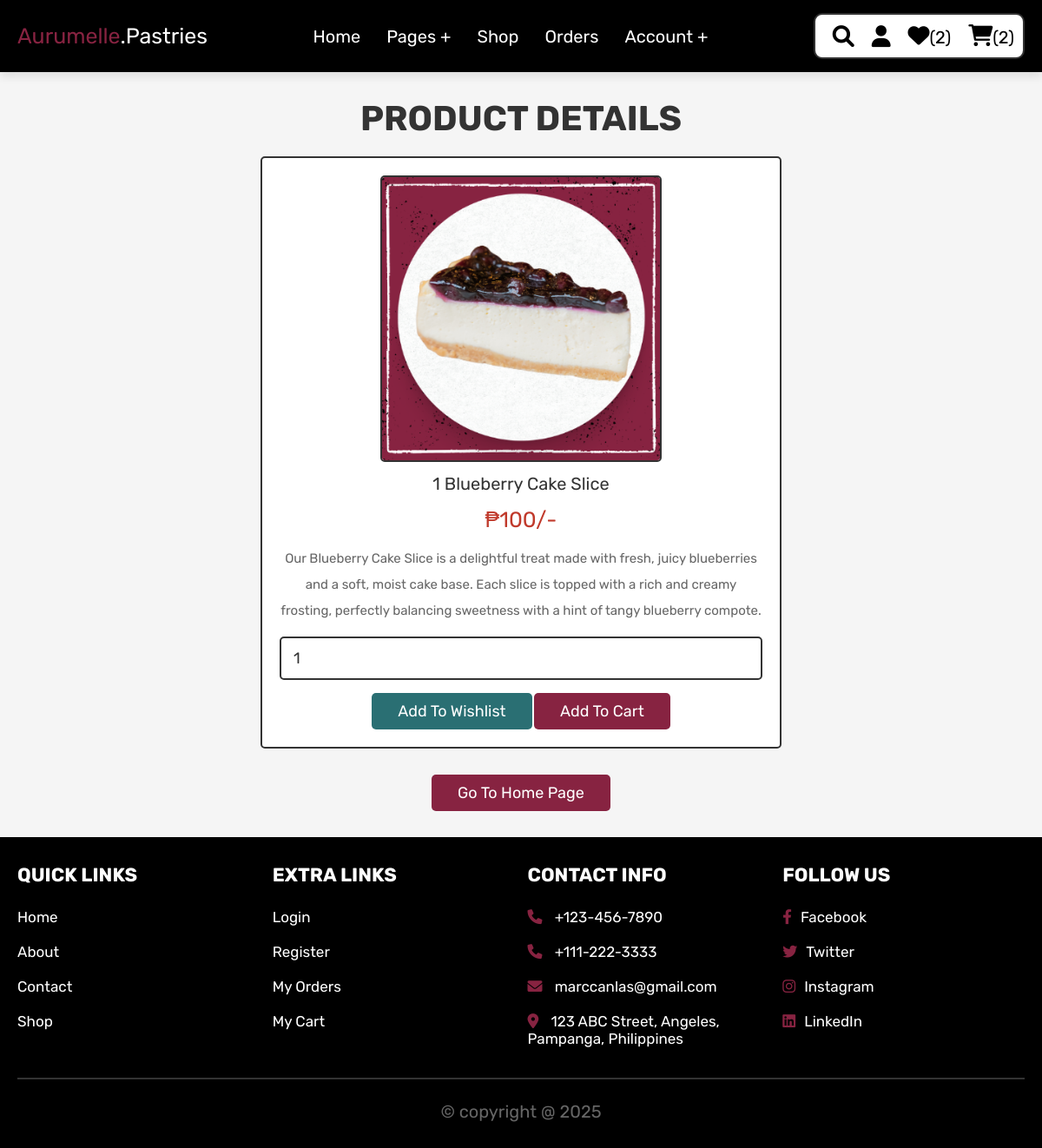
Page /view_page.php?pid=21 (signed in) on the committed database.
### tables this page shows
CREATE TABLE `products` (
  `id` int(100) NOT NULL,
  `name` varchar(100) NOT NULL,
  `details` varchar(500) NOT NULL,
  `price` int(100) NOT NULL,
  `image` varchar(100) NOT NULL
);

### view_page.php (the view, shortened to what this page needs)
<?php
@include 'config.php';
?>
<!DOCTYPE html>
<html lang="en">
<head>
   <link rel="stylesheet" href="https://cdnjs.cloudflare.com/ajax/libs/font-awesome/6.0.0/css/all.min.css">
   <link rel="stylesheet" href="aurumelle_css/style.css">
</head>
<body>
<?php @include 'header.php'; ?>
<section class="quick-view">
    <h1 class="title">product details</h1>
    <?php
        if(isset($_GET['pid'])){
            $pid = $_GET['pid'];
            $select_products = mysqli_query($conn, "SELECT * FROM `products` WHERE id = '$pid'") or die('query failed');
            if(mysqli_num_rows($select_products) > 0){
                while($fetch_products = mysqli_fetch_assoc($select_products)){
    ?>
    <form action="" method="POST">
         <img src="uploaded_img/<?php echo $fetch_products['image']; ?>" alt="" class="image">
         <div class="name"><?php echo $fetch_products['name']; ?></div>
         <div class="price">₱<?php echo $fetch_products['price']; ?>/-</div>
         <div class="details"><?php echo $fetch_products['details']; ?></div>
         <input type="number" name="product_quantity" value="1" min="0" class="qty">
         <input type="submit" value="add to wishlist" name="add_to_wishlist" class="option-btn">
         <input type="submit" value="add to cart" name="add_to_cart" class="btn">
      </form>
    <?php
                }
            }else{
                echo '<p class="empty">no products details available!</p>';
            }
        }
    ?>
    <div class="more-btn">
        <a href="home.php" class="option-btn">go to home page</a>
    </div>
</section>
<?php @include 'footer.php'; ?>
</body>
</html>

### aurumelle_css/style.css (style rules this page uses)
:root { --deep-berry:#872341; --pink:#872341; --red:#c0392b; --teal:#2A6F73; --black:#333; --black2: #000; --white:#fff; --light-color:#666; --light-white:#ccc; --light-bg:#f5f5f5; --border:.2rem solid var(--black); --box-shadow:0 .5rem 1rem rgba(0,0,0,.1); }
* { font-family: 'Rubik', sans-serif; margin:0; padding:0; box-sizing: border-box; outline: none; border:none; text-decoration: none; transition:all .2s linear; }
html { font-size: 62.5%; overflow-x: hidden; scroll-behavior: smooth; scroll-padding-top: 6.5rem; }
body { background: var(--light-bg); }
section { padding:3rem 2rem; }
.btn, .delete-btn, .option-btn { display: inline-block; border-radius: .5rem; margin-top: 1rem; font-size: 1.8rem; color:var(--white); cursor: pointer; padding:1rem 3rem; text-transform: capitalize; }
.btn { background-color: var(--deep-berry); }
.option-btn { background-color: var(--teal); }
.more-btn .option-btn { background-color: var(--deep-berry); }
.more-btn { margin-top: 2rem; text-align: center; }
.title { text-align: center; margin-bottom: 2rem; color:var(--black); text-transform: uppercase; font-size: 4rem; }
.quick-view form { max-width: 60rem; padding:2rem; text-align: center; border:var(--border); box-shadow: var(--border); border-radius: .5rem; background-color: var(--white); margin:0 auto; }
.quick-view form .image { height: 33rem; border:var(--border); border-radius: .5rem; }
.quick-view form .name { margin:1rem 0; font-size: 2rem; color:var(--black); }
.quick-view form .price { color:var(--red); font-size: 2.5rem; padding:.5rem 0; }
.quick-view form .details { padding:1rem 0; font-size: 1.5rem; color:var(--light-color); line-height: 2; }
.quick-view form .qty { width: 100%; padding:1.2rem 1.4rem; font-size: 1.8rem; color:var(--black); border-radius: .5rem; border:var(--border); margin:.5rem 0; }

### rows in the picture
products: image (picture), name "1 Blueberry Cake Slice", price "100", details "Our Blueberry Cake Slice is a delightful treat made with fresh, juicy blueberries and a soft, moist cake base. Each slice is topped with a rich and creamy frosting, perfectly balancing sweetness with a hint of tangy blueberry compote."

### other values in the picture
$wishlist_num_rows "2"
$cart_num_rows "2"
